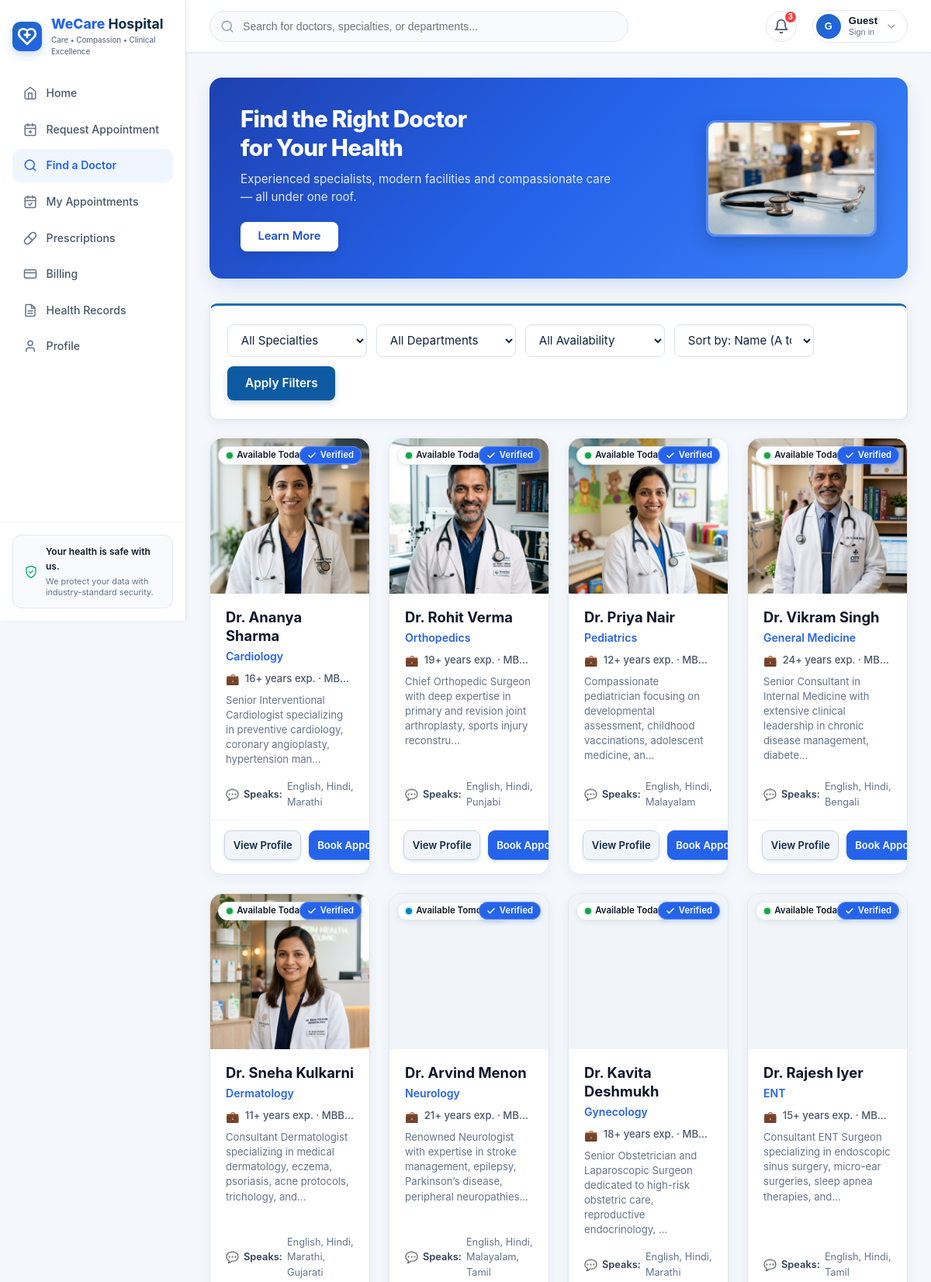
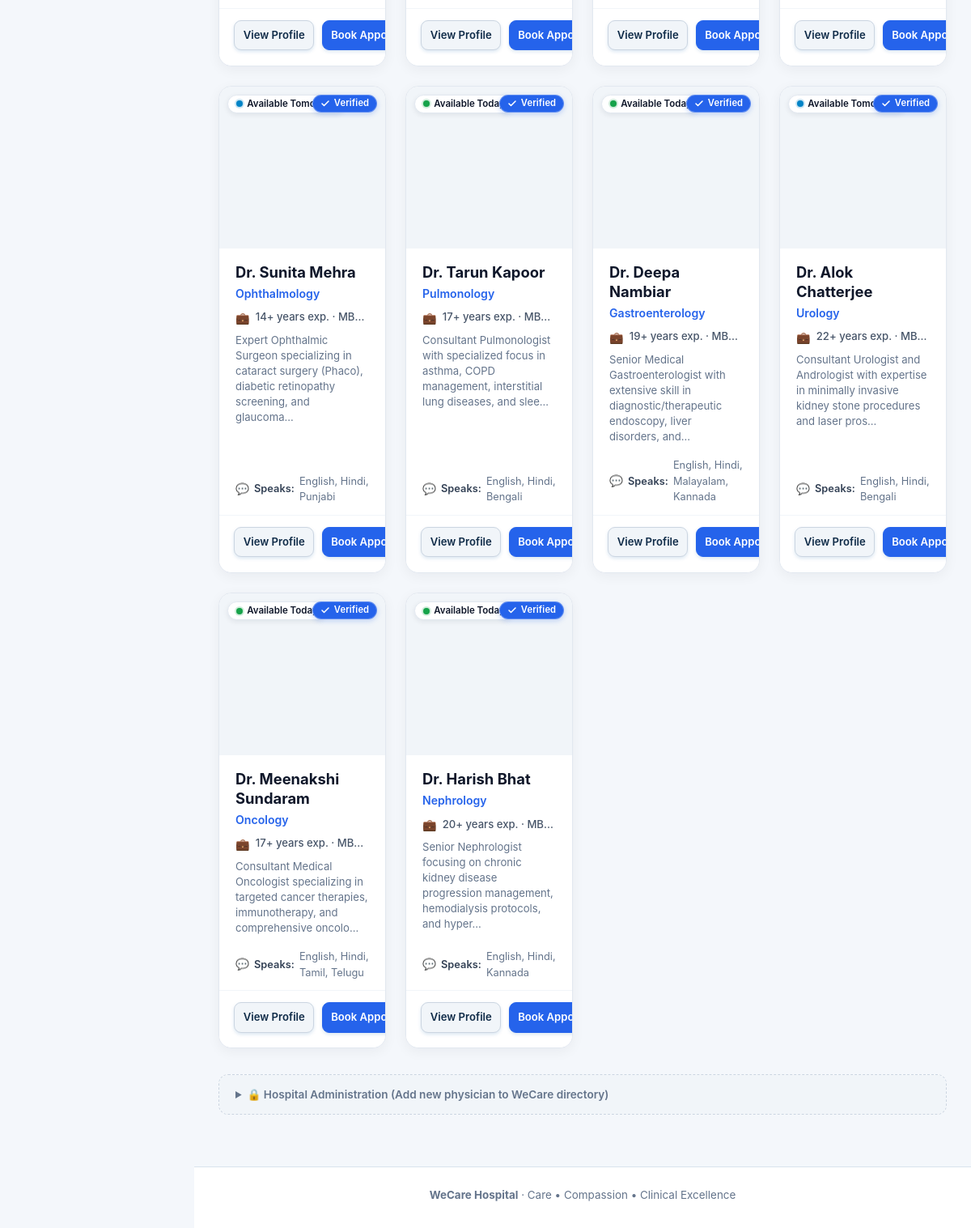
The app's page /doctors.php with its own data (2 pictures, top to bottom).
### tables this page shows
CREATE TABLE IF NOT EXISTS doctors (
    id INT AUTO_INCREMENT PRIMARY KEY,
    doctor_name VARCHAR(100) NOT NULL,
    specialization VARCHAR(100) NOT NULL,
    department VARCHAR(100) NOT NULL DEFAULT 'General Medicine',
    phone VARCHAR(20) NOT NULL,
    age INT NOT NULL DEFAULT 42,
    gender VARCHAR(20) NOT NULL DEFAULT 'Male',
    experience VARCHAR(50) NOT NULL DEFAULT '12+ years',
    consultation_fee DECIMAL(10, 2) NOT NULL DEFAULT 800.00,
    availability VARCHAR(50) NOT NULL DEFAULT 'Available Today',
    languages VARCHAR(100) NOT NULL DEFAULT 'English, Hindi',
    education VARCHAR(150) NOT NULL DEFAULT 'MBBS, MD',
    working_hours VARCHAR(100) NOT NULL DEFAULT '09:00 AM - 05:00 PM',
    profile_image VARCHAR(255) NULL,
    bio TEXT NULL,
    INDEX idx_spec_avail (specialization, availability)
);

### doctors.php (the view, shortened to what this page needs)
<?php
require_once __DIR__ . '/db.php';
$sort = trim($_GET['sort'] ?? 'name_asc');
$sql = 'SELECT id, doctor_name, specialization, department, phone, age, gender, experience, consultation_fee, availability, languages, education, working_hours, profile_image, bio FROM doctors WHERE 1=1';
$params = [];
$types = '';
switch ($sort) {
    default:
        $sql .= ' ORDER BY id ASC';
        break;
}
if (!empty($params)) {
    $stmt = $conn->prepare($sql);
    $stmt->bind_param($types, ...$params);
    $stmt->execute();
    $doctors = $stmt->get_result();
} else {
    $doctors = $conn->query($sql);
}
$doctorList = [];
$doctorsDataMap = [];
$doctorPositions = [
    1  => 'center 18%',
    2  => 'center 15%',
    3  => 'center 18%',
    4  => 'center 6%',
    5  => 'center 24%',
    6  => 'center 8%',
    7  => 'center 10%',
    8  => 'center 14%',
    9  => 'center 22%',
    10 => 'center 8%',
    11 => 'center 16%',
    12 => 'center 18%',
    13 => 'center 18%',
    14 => 'center 12%',
];
if ($doctors) {
    while ($d = $doctors->fetch_assoc()) {
        $doctorList[] = $d;
        $docId = (int) $d['id'];
        $parts = explode(' ', trim($d['doctor_name']));
        $initials = '';
        foreach ($parts as $p) {
            if (strtolower($p) !== 'dr.' && strtolower($p) !== 'dr') {
                $initials .= strtoupper(substr($p, 0, 1));
            }
        }
        $initials = substr($initials, 0, 2);
        $expYears = (int) filter_var($d['experience'] ?? '', FILTER_SANITIZE_NUMBER_INT);
        $expLabel = $expYears > 0 ? ($expYears . '+ years exp.') : ($d['experience'] ?? '10+ years');
        $eduClean = $d['education'] ?? 'MBBS, MD';
        if (strpos($eduClean, ' - ') !== false) {
            $eduDegree = trim(explode(' - ', $eduClean)[0]);
        } else {
            $eduDegree = $eduClean;
        }
        $img = !empty($d['profile_image']) ? $d['profile_image'] : sprintf('assets/doctors/doctor-%02d.jpg', $docId);
        $imgPos = $doctorPositions[$docId] ?? 'center 15%';
        $doctorsDataMap[(string) $docId] = [
            'id' => $docId,
            'name' => $d['doctor_name'],
            'specialization' => $d['specialization'],
            'department' => $d['department'] ?: ($d['specialization'] . ' Department'),
            'phone' => $d['phone'] ?? '',
            'consultation_fee' => number_format((float) ($d['consultation_fee'] ?? 800), 0),
            'experience' => $d['experience'] ?? '10+ years',
            'experience_label' => $expLabel,
            'education' => $d['education'] ?? 'MBBS, MD',
            'education_degree' => $eduDegree,
            'languages' => $d['languages'] ?? 'English, Hindi',
            'availability' => $d['availability'] ?? 'Available Today',
            'working_hours' => $d['working_hours'] ?? '09:00 AM - 05:00 PM',
            'bio' => $d['bio'] ?: 'Dedicated clinical physician providing compassionate care at WeCare Hospital.',
            'profile_image' => $img,
            'object_position' => $imgPos,
            'initials' => $initials
        ];
    }
}
?>
<!DOCTYPE html>
<html lang="en">
<head>
    <link rel="stylesheet" href="style.css?v=<?php echo urlencode((string) filemtime(__DIR__ . '/style.css')); ?>">
</head>
<body class="wecare-body">
    <?php include __DIR__ . '/nav.php'; ?>
    <main class="wecare-main">
        <section class="doctors-hero-banner">
            <div class="banner-text-side">
                <h1 class="banner-title">Find the Right Doctor<br>for Your Health</h1>
                <p class="banner-subtitle">Experienced specialists, modern facilities and compassionate care — all under one roof.</p>
                <a href="#doctors-directory-grid" class="btn btn-banner-learn">Learn More</a>
            </div>
            <div class="banner-visual-side">
                <img src="images/stethoscope_banner.jpg" alt="Clinical Stethoscope" class="banner-stethoscope-img" width="1376" height="768" loading="eager" decoding="async">
            </div>
        </section>
        <section class="panel search-panel">
            <form method="get" action="doctors.php" class="doctor-filter-bar" role="search" id="doctor-search-form">
                <div class="search-select-wrap">
                    <select name="specialty" id="doctor-specialty-select" aria-label="Filter by specialty">
                        <option value="">All Specialties</option>
                    </select>
                </div>
                <div class="search-select-wrap">
                    <select name="department" id="doctor-dept-select" aria-label="Filter by department">
                        <option value="">All Departments</option>
                    </select>
                </div>
                <div class="search-select-wrap">
                    <select name="availability" id="doctor-avail-select" aria-label="Filter by availability">
                        <option value="">All Availability</option>
                    </select>
                </div>
                <div class="search-select-wrap">
                    <select name="sort" id="doctor-sort-select" aria-label="Sort doctors">
                        <option value="name_asc" <?php echo $sort === 'name_asc' ? 'selected' : ''; ?>>Sort by: Name (A to Z)</option>
                    </select>
                </div>
                <button type="submit" class="btn btn-primary-highlight">Apply Filters</button>
            </form>
        </section>
        <section class="directory-section">
            <?php if (!empty($doctorList)): ?>
                <div class="doctors-grid" id="doctors-directory-grid">
                    <?php foreach ($doctorList as $row):
                        $docId = (int) $row['id'];
                        $docData = $doctorsDataMap[(string) $docId] ?? [];
                        $initials = $docData['initials'] ?? 'DR';
                        $isToday = (strpos(strtolower($row['availability'] ?? ''), 'today') !== false);
                        $img = $docData['profile_image'] ?? sprintf('assets/doctors/doctor-%02d.jpg', $docId);
                        $imgPos = $docData['object_position'] ?? ($doctorPositions[$docId] ?? 'center 15%');
                        $expLabel = $docData['experience_label'] ?? '10+ years exp.';
                        $eduDegree = $docData['education_degree'] ?? 'MBBS, MD';
                    ?>
                        <article class="doctor-card"
                            data-name="<?php echo htmlspecialchars(strtolower($row['doctor_name'])); ?>"
                            data-spec="<?php echo htmlspecialchars(strtolower($row['specialization'])); ?>"
                            data-avail="<?php echo htmlspecialchars(strtolower($row['availability'] ?? '')); ?>"
                            data-id="<?php echo $docId; ?>">
                            <div class="doctor-card-portrait-wrap">
                                <img src="<?php echo htmlspecialchars($img); ?>"
                                     alt="<?php echo htmlspecialchars($row['doctor_name']); ?>"
                                     class="doctor-card-img doc-img-<?php echo $docId; ?>"
                                     style="object-position: <?php echo $imgPos; ?>;"
                                     width="896" height="1200"
                                     loading="lazy" decoding="async"
                                     onerror="this.style.display='none'; if (this.nextElementSibling) this.nextElementSibling.style.display='flex';">
                                <span class="doctor-avail-badge <?php echo $isToday ? 'avail-today' : 'avail-tomorrow'; ?>">
                                </span>
                                <span class="doctor-verified-badge" title="WeCare Board Verified Specialist">
                                    <span>Verified</span>
                                </span>
                            </div>
                            <div class="doctor-card-body">
                                <h3 class="doctor-name"><?php echo htmlspecialchars($row['doctor_name']); ?></h3>
                                <div class="doctor-spec-blue"><?php echo htmlspecialchars($row['specialization']); ?></div>
                                <div class="doctor-meta-exp-edu" title="<?php echo htmlspecialchars($expLabel . ' · ' . $eduDegree); ?>">
                                    <span class="meta-icon" aria-hidden="true">💼</span>
                                    <span class="meta-text"><?php echo htmlspecialchars($expLabel); ?> · <?php echo htmlspecialchars($eduDegree); ?></span>
                                </div>
                                <?php if (!empty($row['bio'])): ?>
                                    <p class="doctor-short-bio">
                                        <?php echo htmlspecialchars(mb_strimwidth($row['bio'], 0, 115, '...')); ?>
                                    </p>
                                <?php endif; ?>
                                <div class="doctor-languages-row">
                                    <span class="lang-icon" aria-hidden="true">💬</span>
                                    <span class="lang-label">Speaks:</span>
                                    <span class="lang-text"><?php echo htmlspecialchars($row['languages'] ?? 'English, Hindi'); ?></span>
                                </div>
                            </div>
                            <div class="doctor-card-actions">
                                <button type="button" class="btn btn-doc-profile view-profile-btn btn-view-profile"
                                    data-doctor-id="<?php echo $docId; ?>"
                                    data-id="<?php echo $docId; ?>"
                                    data-name="<?php echo htmlspecialchars($row['doctor_name']); ?>"
                                    data-spec="<?php echo htmlspecialchars($row['specialization']); ?>"
                                    data-dept="<?php echo htmlspecialchars($docData['department'] ?? ''); ?>"
                                    data-fee="₹<?php echo $docData['consultation_fee'] ?? '800'; ?>"
                                    data-exp="<?php echo htmlspecialchars($docData['experience'] ?? ''); ?>"
                                    data-avail="<?php echo htmlspecialchars($docData['availability'] ?? ''); ?>"
                                    data-edu="<?php echo htmlspecialchars($docData['education'] ?? ''); ?>"
                                    data-lang="<?php echo htmlspecialchars($docData['languages'] ?? ''); ?>"
                                    data-hours="<?php echo htmlspecialchars($docData['working_hours'] ?? ''); ?>"
                                    data-bio="<?php echo htmlspecialchars($docData['bio'] ?? ''); ?>"
                                    data-img="<?php echo htmlspecialchars($img); ?>"
                                    data-img-pos="<?php echo $imgPos; ?>"
                                    data-initials="<?php echo htmlspecialchars($initials); ?>">
                                    View Profile
                                </button>
                                <a href="appointments.php?doctor_id=<?php echo $docId; ?>" class="btn btn-book-doc">
                                    Book Appointment &rarr;
                                </a>
                            </div>
                        </article>
                    <?php endforeach; ?>
                </div>
            <?php endif; ?>
        </section>
        <details class="staff-portal-drawer">
            <summary class="staff-portal-toggle">
                <span>🔒 Hospital Administration (Add new physician to WeCare directory)</span>
            </summary>
        </details>
    </main>
    <footer class="site-footer">
        <div class="footer-inner">
            <p><strong>WeCare Hospital</strong> · Care • Compassion • Clinical Excellence</p>
        </div>
    </footer>
</body>
</html>

### records on screen
doctors: profile_image (picture), doctor_name "Dr. Ananya Sharma", specialization "Cardiology", id "16+ years exp.", id "MB…", bio "Senior Interventional Cardiologist specializing in preventive cardiology, coronary angioplasty, hypertension man...", languages "English, Hindi, Marathi"
doctors: profile_image (picture), doctor_name "Dr. Rohit Verma", specialization "Orthopedics", id "19+ years exp.", id "MB…", bio "Chief Orthopedic Surgeon with deep expertise in primary and revision joint arthroplasty, sports injury reconstru...", languages "English, Hindi, Punjabi"
doctors: profile_image (picture), doctor_name "Dr. Priya Nair", specialization "Pediatrics", id "12+ years exp.", id "MB…", bio "Compassionate pediatrician focusing on developmental assessment, childhood vaccinations, adolescent medicine, an...", languages "English, Hindi, Malayalam"
doctors: profile_image (picture), doctor_name "Dr. Vikram Singh", specialization "General Medicine", id "24+ years exp.", id "MB…", bio "Senior Consultant in Internal Medicine with extensive clinical leadership in chronic disease management, diabete...", languages "English, Hindi, Bengali"
doctors: profile_image (picture), doctor_name "Dr. Sneha Kulkarni", specialization "Dermatology", id "11+ years exp.", id "MB…", bio "Consultant Dermatologist specializing in medical dermatology, eczema, psoriasis, acne protocols, trichology, and...", languages "English, Hindi, Marathi, Gujarati"
doctors: profile_image (picture), doctor_name "Dr. Arvind Menon", specialization "Neurology", id "21+ years exp.", id "MB…", bio "Renowned Neurologist with expertise in stroke management, epilepsy, Parkinson’s disease, peripheral neuropathies...", languages "English, Hindi, Malayalam, Tamil"
doctors: profile_image (picture), doctor_name "Dr. Kavita Deshmukh", specialization "Gynecology", id "18+ years exp.", id "MB…", bio "Senior Obstetrician and Laparoscopic Surgeon dedicated to high-risk obstetric care, reproductive endocrinology, ...", languages "English, Hindi, Marathi"
doctors: profile_image (picture), doctor_name "Dr. Rajesh Iyer", specialization "ENT", id "15+ years exp.", id "MB…", bio "Consultant ENT Surgeon specializing in endoscopic sinus surgery, micro-ear surgeries, sleep apnea therapies, and...", languages "English, Hindi, Tamil"
doctors: profile_image (picture), doctor_name "Dr. Sunita Mehra", specialization "Ophthalmology", id "14+ years exp.", id "MB…", bio "Expert Ophthalmic Surgeon specializing in cataract surgery (Phaco), diabetic retinopathy screening, and glaucoma...", languages "English, Hindi, Punjabi"
doctors: profile_image (picture), doctor_name "Dr. Tarun Kapoor", specialization "Pulmonology", id "17+ years exp.", id "MB…", bio "Consultant Pulmonologist with specialized focus in asthma, COPD management, interstitial lung diseases, and slee...", languages "English, Hindi, Bengali"
doctors: profile_image (picture), doctor_name "Dr. Deepa Nambiar", specialization "Gastroenterology", id "19+ years exp.", id "MB…", bio "Senior Medical Gastroenterologist with extensive skill in diagnostic/therapeutic endoscopy, liver disorders, and...", languages "English, Hindi, Malayalam, Kannada"
doctors: profile_image (picture), doctor_name "Dr. Alok Chatterjee", specialization "Urology", id "22+ years exp.", id "MB…", bio "Consultant Urologist and Andrologist with expertise in minimally invasive kidney stone procedures and laser pros...", languages "English, Hindi, Bengali"
doctors: profile_image (picture), doctor_name "Dr. Meenakshi Sundaram", specialization "Oncology", id "17+ years exp.", id "MB…", bio "Consultant Medical Oncologist specializing in targeted cancer therapies, immunotherapy, and comprehensive oncolo...", languages "English, Hindi, Tamil, Telugu"
doctors: profile_image (picture), doctor_name "Dr. Harish Bhat", specialization "Nephrology", id "20+ years exp.", id "MB…", bio "Senior Nephrologist focusing on chronic kidney disease progression management, hemodialysis protocols, and hyper...", languages "English, Hindi, Kannada"

### other values on screen
count($headerNotifications) "3"
$patientInitials "G"
$patientDisplayName "Guest"
